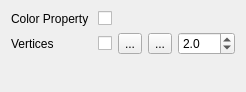
<?xml version="1.0" encoding="UTF-8"?>
<ui version="4.0">
 <class>WidgetPointCloudRenderer</class>
 <widget class="QWidget" name="WidgetPointCloudRenderer">
  <property name="geometry">
   <rect>
    <x>0</x>
    <y>0</y>
    <width>185</width>
    <height>92</height>
   </rect>
  </property>
  <property name="windowTitle">
   <string>Point cloud renderer</string>
  </property>
  <property name="locale">
   <locale language="English" country="UnitedStates"/>
  </property>
  <layout class="QVBoxLayout" name="verticalLayout">
   <item>
    <layout class="QGridLayout" name="gridLayout">
     <item row="0" column="0">
      <widget class="QLabel" name="label_2">
       <property name="text">
        <string>Color Property </string>
       </property>
      </widget>
     </item>
     <item row="0" column="1">
      <widget class="QCheckBox" name="checkBoxUseColorProperty">
       <property name="toolTip">
        <string>Use color property defined on vertices (if exists)</string>
       </property>
       <property name="text">
        <string/>
       </property>
      </widget>
     </item>
     <item row="0" column="2">
      <spacer name="horizontalSpacer">
       <property name="orientation">
        <enum>Qt::Horizontal</enum>
       </property>
      </spacer>
     </item>
     <item row="1" column="0">
      <widget class="QLabel" name="label_5">
       <property name="text">
        <string>Vertices</string>
       </property>
      </widget>
     </item>
     <item row="1" column="1">
      <widget class="QCheckBox" name="checkBoxShowVertices">
       <property name="toolTip">
        <string>Show/Hide vertices</string>
       </property>
       <property name="text">
        <string/>
       </property>
      </widget>
     </item>
     <item row="1" column="2">
      <layout class="QHBoxLayout" name="horizontalLayout_3">
       <item>
        <widget class="QToolButton" name="toolButtonVerticesDefaultColor">
         <property name="toolTip">
          <string>The default color of the vertices</string>
         </property>
         <property name="text">
          <string>...</string>
         </property>
        </widget>
       </item>
       <item>
        <widget class="QToolButton" name="toolButtonVerticesImpostors">
         <property name="toolTip">
          <string>Render the vertices as spheres</string>
         </property>
         <property name="text">
          <string>...</string>
         </property>
         <property name="icon">
          <iconset>
           <normaloff>Resources/imposters.png</normaloff>Resources/imposters.png</iconset>
         </property>
         <property name="checkable">
          <bool>true</bool>
         </property>
        </widget>
       </item>
       <item>
        <widget class="QDoubleSpinBox" name="doubleSpinBoxVerticesSize">
         <property name="toolTip">
          <string>Vertiex size</string>
         </property>
         <property name="decimals">
          <number>1</number>
         </property>
         <property name="minimum">
          <double>1.000000000000000</double>
         </property>
         <property name="value">
          <double>2.000000000000000</double>
         </property>
        </widget>
       </item>
      </layout>
     </item>
    </layout>
   </item>
   <item>
    <spacer name="verticalSpacer">
     <property name="orientation">
      <enum>Qt::Vertical</enum>
     </property>
     <property name="sizeHint" stdset="0">
      <size>
       <width>20</width>
       <height>36</height>
      </size>
     </property>
    </spacer>
   </item>
  </layout>
 </widget>
 <tabstops>
  <tabstop>checkBoxUseColorProperty</tabstop>
  <tabstop>checkBoxShowVertices</tabstop>
  <tabstop>toolButtonVerticesDefaultColor</tabstop>
  <tabstop>toolButtonVerticesImpostors</tabstop>
  <tabstop>doubleSpinBoxVerticesSize</tabstop>
 </tabstops>
 <resources/>
 <connections/>
</ui>
